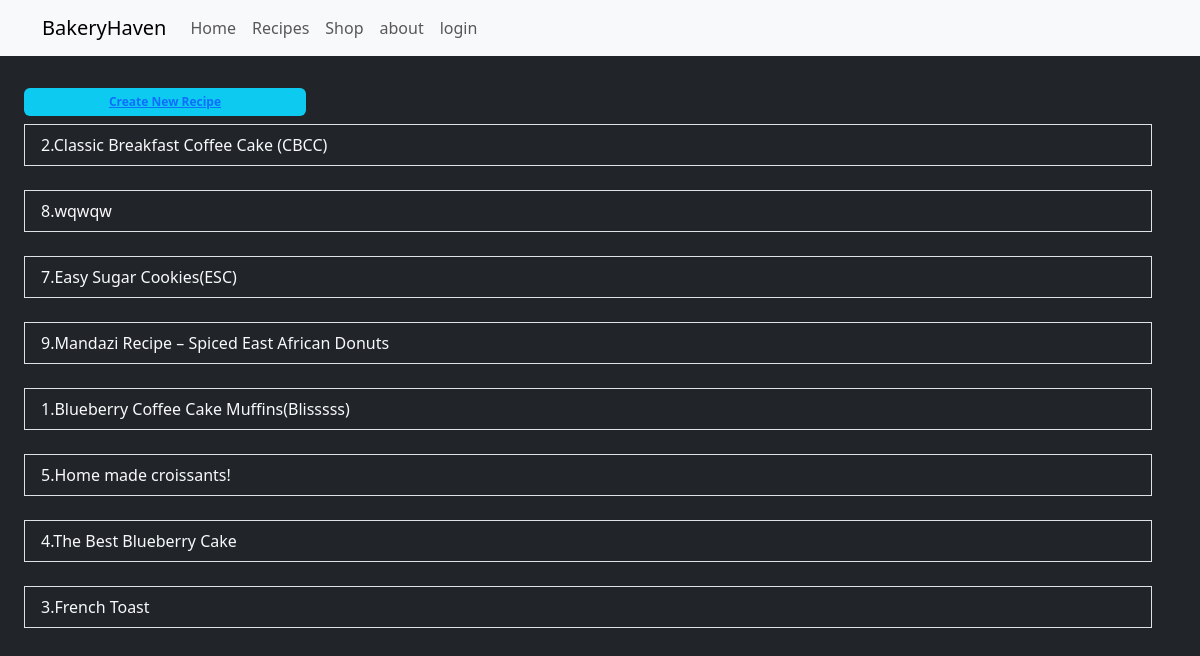
The app's page /recipes/ with its own data.
### base/models.py (models this page shows, shortened)
class Recipe(models.Model):
    cookingLevels = {
        "B": "Beginner",
        "I": "Intermediate",
        "P":"Pro"
    }
    name = models.CharField(max_length=255) # "Coaching Rugby by Antony"
    decription = models.TextField() #
    prepTime = models.IntegerField()
    cookTime = models.IntegerField()
    level = models.CharField(max_length=1, choices=cookingLevels)
    ingredients = models.TextField()
    steps = models.TextField()
    price = models.DecimalField(max_digits=10, decimal_places=2)
    created_at = models.DateTimeField(auto_now_add=True)
    updated_at = models.DateTimeField(auto_now=True)
    class Meta:
        ordering =['-updated_at','-created_at']

### base/views.py (the view)
# urls.py: path('recipes/',views.recipes, name='recipes'),
def recipes(request):
    recipes = Recipe.objects.all() # fetched all the recipes
    context = {"recipes":recipes}
    return render(request, 'base/recipes.html', context)

### base/templates/base/recipes.html (shortened to what this page needs)
{% extends 'main.html'%}
{% block content%}
<div class="container list-group row my-4 mx-4  ">
  <span class="badge text-dark bg-info w-25 my-2 p-2"> <a href="{% url 'create-recipe' %}">Create New Recipe</a> </span>
  {% for recipe in recipes %}
  <a href="{% url 'recipe' recipe.id %}"
  class="list-group-item list-group-item-action bg-dark text-light">
    {{recipe.id}}.{{recipe.name}}</a>
    <br />
  {% endfor %} {% endblock content %}

### records on screen
Recipe: id "2", name "Classic Breakfast Coffee Cake (CBCC)"
Recipe: id "8", name "wqwqw"
Recipe: id "7", name "Easy Sugar Cookies(ESC)"
Recipe: id "9", name "Mandazi Recipe – Spiced East African Donuts"
Recipe: id "1", name "Blueberry Coffee Cake Muffins(Blisssss)"
Recipe: id "5", name "Home made croissants!"
Recipe: id "4", name "The Best Blueberry Cake"
Recipe: id "3", name "French Toast"
